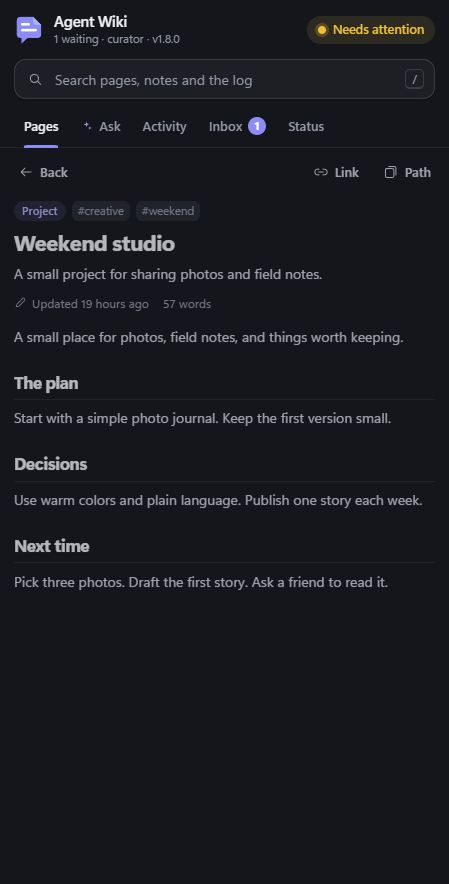
#> input picture docs/showcase/demo-page.png, 449 x 884 px
$ python render-showcase.py
#> lines starting #> are read from the running program, lines starting #| are printed output that depends on the picture
"""Render the social demo from fictional notes and an isolated app capture.

Requires Python 3, Pillow, numpy and imageio-ffmpeg. No network or live wiki access.
Set SHOWCASE_FONT / SHOWCASE_FONT_BOLD to use another installed sans-serif font.
"""
from pathlib import Path
import math
import os
import subprocess
import wave
import numpy as np
from PIL import Image, ImageDraw, ImageFont
import imageio_ffmpeg

ROOT = Path(__file__).resolve().parents[1]
OUT = ROOT / 'docs' / 'showcase'
OUT.mkdir(parents=True, exist_ok=True)
W, H, FPS, DURATION = 1080, 1350, 24, 32
FONT = os.environ.get('SHOWCASE_FONT', 'C:/Windows/Fonts/segoeui.ttf')
BOLD = os.environ.get('SHOWCASE_FONT_BOLD', 'C:/Windows/Fonts/segoeuib.ttf')
fonts = {}
WHITE, MUTED, VIOLET, MINT = '#f1f2fa', '#a6b2cd', '#b9a8ff', '#80e0ca'

# [5 lines left out: function font, not called in this run]

def text(d, pos, s, size=30, color=WHITE, bold=False, anchor=None):
    d.text(pos, s, font=font(size, bold), fill=color, anchor=anchor)

def ease(v):
    v = max(0, min(1, v))
    return 1 - (1-v)**3

def card(d, box, fill='#171d30', edge='#37415e', radius=28):
    d.rounded_rectangle(tuple(map(int, box)), radius, fill=fill, outline=edge, width=2)

# [8 lines left out: function icon, not called in this run]

yy, xx = np.mgrid[0:H,0:W]
glow = np.exp(-((xx-850)**2+(yy-550)**2)/360000)
base = np.empty((H,W,3),dtype=np.uint8)
for c,b in enumerate([8,12,23]): base[:,:,c] = b+glow*[22,17,43][c]
BG = Image.fromarray(base)
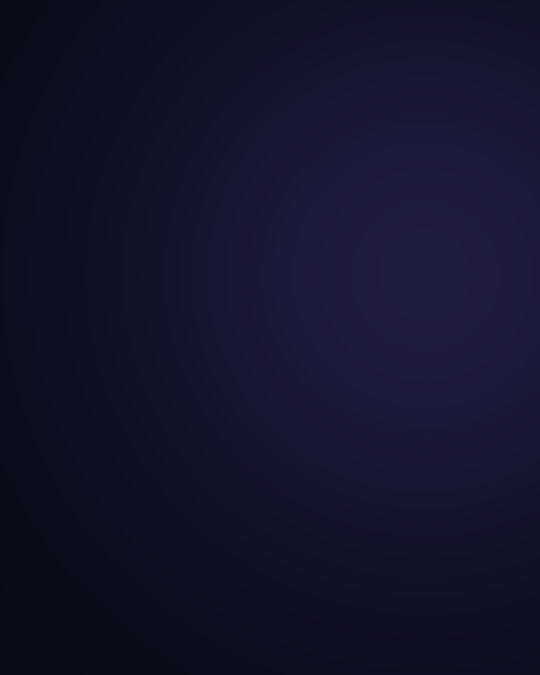
#> BG: PIL image 1080x1350 RGB (shown at 1/2 size); mean R, G, B 17.7, 19.4, 42.4
capture = Image.open(OUT/'demo-page.png').convert('RGB').crop((0,150,449,645))
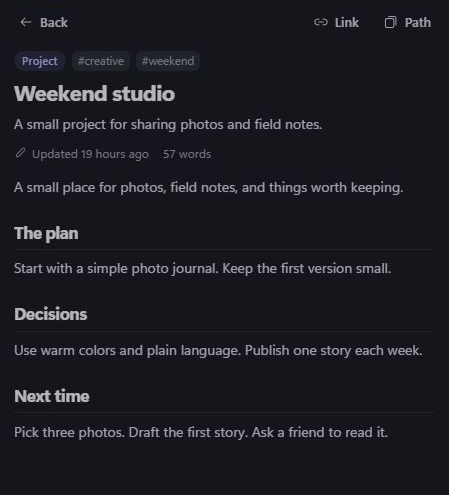
#> capture: PIL image 449x495 RGB; mean R, G, B 27.6, 28.4, 34.1

# [91 lines left out: functions background, scene, frame, not called in this run]

# Original, quiet instrumental bed: soft chords, a pluck and a light pulse. No samples.
rate=48000
times=np.arange(rate*DURATION)/rate
audio=np.zeros_like(times)
for start,notes in [(0,[146.83,220,261.63]),(8,[130.81,196,246.94]),(16,[174.61,220,261.63]),(24,[146.83,220,293.66])]:
    z=times-start
    env=np.clip(z/1.2,0,1)*np.clip((9-z)/2,0,1)*(z>=0)
    for freq in notes: audio+=.035*env*np.sin(2*np.pi*freq*times+.1*np.sin(times*.7))
for beat in np.arange(.5,31,.5):
    z=times-beat; env=np.exp(-np.maximum(z,0)*8)*(z>=0)
    freq=[440,523.25,659.25,587.33][int(beat*2)%4]
    audio+=.026*env*np.sin(2*np.pi*freq*z)
audio*=np.minimum(1,times/2)*np.minimum(1,(DURATION-times)/2)
stereo=np.stack([audio,audio*.94],axis=1)
wav=OUT/'soundtrack.wav'
with wave.open(str(wav),'wb') as f:
    f.setnchannels(2);f.setsampwidth(2);f.setframerate(rate);f.writeframes((stereo*32767).astype('<i2').tobytes())
#> (the run stopped early here; a loop or call above may not have finished)
